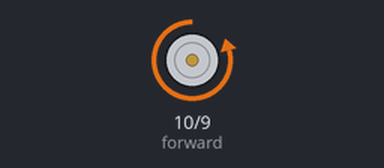
Recording of a sketch running on a simulated Arduino Uno, built with avr-gcc and run on an emulated ATmega328P. Parts: motor-driver pin pairs drawn as motors (green arrow = first pin HIGH = forward, orange = second pin HIGH = backward, longer = more drive).

Above: at 6.0 s.
At 8.0 s:
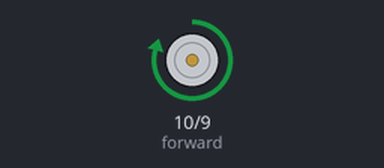
Timing chart, 0 to 10.2 s (numbered marks = the images above):
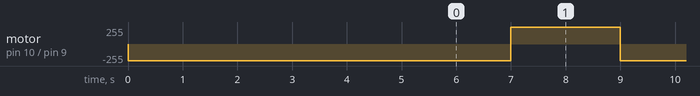

Measured:
- by itself, motor on pin 10 (forward) / pin 9 (back): repeats every 4.0 s: forward 250/255 2.0 s, backward 250/255 2.0 s

The sketch:

test_btn7919_toycar_out2.ino
```cpp
/*
 out2
*/

#define forward 10
#define back 9

int speed_level = 250;

void setup()
{
  pinMode(forward, OUTPUT);
  pinMode(back, OUTPUT);
  analogWrite(forward, 0);
  analogWrite(back,  0);
  analogWrite(forward, 0);
  analogWrite(back, speed_level);
  delay(5000);
}

void loop()
{
  analogWrite(forward, 0);
  analogWrite(back, speed_level);
  delay(2000);
  analogWrite(forward, speed_level );
  analogWrite(back,  0);
  delay(2000);

}
```
